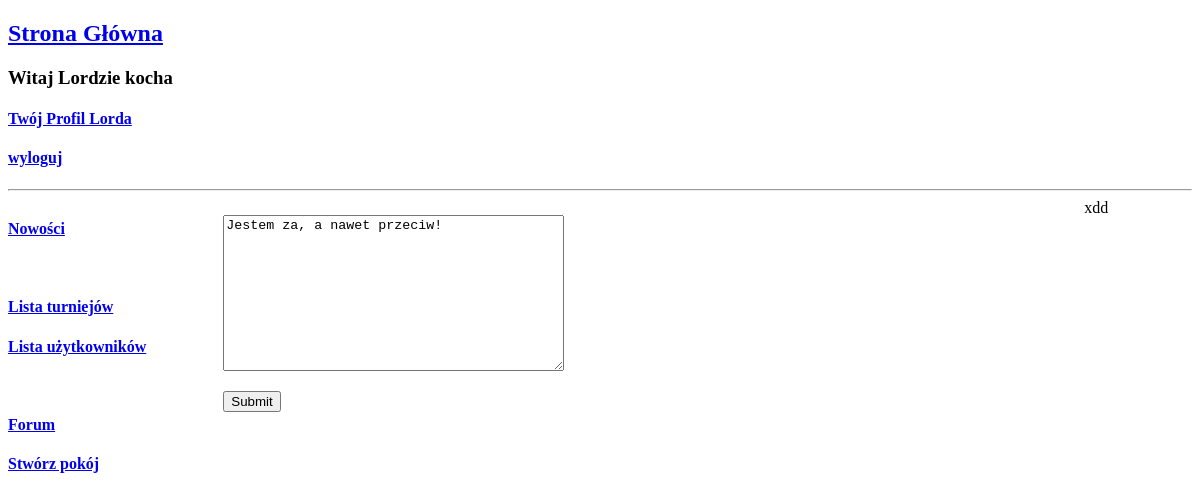
The app's page /forum/edytuj-wiadomość/1/1/ (signed in), older data.
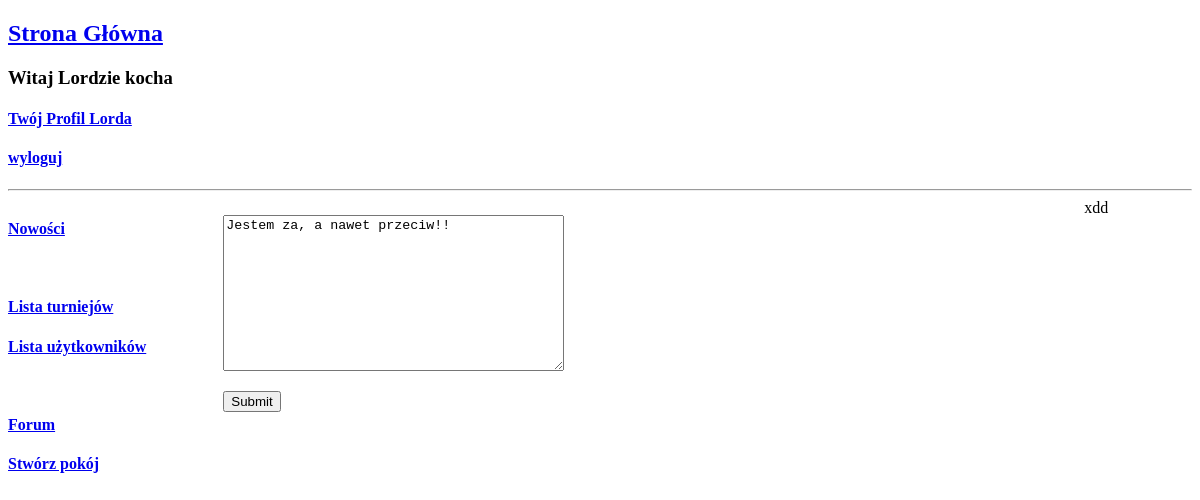
The same page, newer data.
### chat/models.py (models this page shows, shortened)
class Messages(models.Model):
    room = models.ForeignKey(Room, on_delete=models.SET_NULL, null=True)
    user = models.ForeignKey(User, on_delete=models.SET_NULL, null=True)
    body = models.TextField()
    data_create =  models.DateTimeField(auto_now_add = True)
    data_updated = models.DateTimeField(auto_now=True)
    class Meta:
        ordering = ['-data_updated', '-data_create']

### chat/templates/forum/message_update.html (shortened to what this page needs)
{% extends 'base/main_home.html' %}
{% block home_content %}
<div>
    <form method="POST" action="">
        <p>{{ form.body }} </p>
        <input type="submit" value="Submit" />
    </form>
</div>
{% endblock home_content %}

Row changes from the older to the newer data that the page shows:
changed Messages: body "Jestem za, a nawet przeciw!" → "Jestem za, a nawet przeciw!!"
